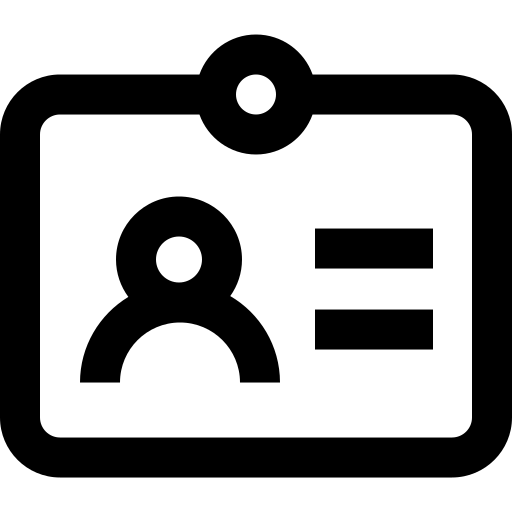
#> input picture IMG/carnet-ico.png, 512 x 512 px
$ python -i ajusta_foto_user.py   (imports and definitions only)
#> lines starting #> are read from the running program, lines starting #| are printed output that depends on the picture
from PIL import Image


def ajustar_foto_user(foto_path):
#> called with foto_path = '../../IMG/carnet-ico.png'
    if foto_path:
        try:
            foto = Image.open(foto_path)
#> foto is the input picture: PIL image 512x512 RGBA; mean R, G, B, A 0, 0, 0, 94.2
            foto = foto.convert("RGBA")  # Asegurar canal alfa para manejar transparencias

            # Dimensiones deseadas para el carnet
            ancho_deseado, alto_deseado = 200, 240

            # Obtener dimensiones originales de la imagen
            ancho_original, alto_original = foto.size
#> ancho_original = 512; alto_original = 512

            # Calcular proporciones para mantener la relación de aspecto
            proporción_ancho = ancho_deseado / ancho_original
#> proporción_ancho = 0.391
            proporción_alto = alto_deseado / alto_original
#> proporción_alto = 0.469

            # Escalar la imagen para cubrir completamente el espacio
            if proporción_ancho > proporción_alto:
                nuevo_ancho = ancho_deseado
                nuevo_alto = int(alto_original * proporción_ancho)
            else:
                nuevo_ancho = int(ancho_original * proporción_alto)
#> nuevo_ancho = 240
                nuevo_alto = alto_deseado

            # Redimensionar la imagen
            foto_redimensionada = foto.resize((nuevo_ancho, nuevo_alto), Image.LANCZOS)
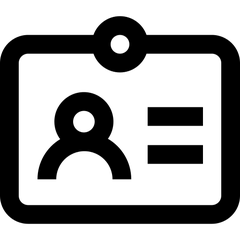
#> foto_redimensionada: PIL image 240x240 RGBA; mean R, G, B, A 0, 0, 0, 94.1; transparent parts drawn white

            # Calcular las coordenadas para recortar el centro
            left = (nuevo_ancho - ancho_deseado) // 2
#> left = 20
            top = (nuevo_alto - alto_deseado) // 2
            right = left + ancho_deseado
#> right = 220
            bottom = top + alto_deseado

            # Recortar la imagen al tamaño deseado
            foto_final = foto_redimensionada.crop((left, top, right, bottom))
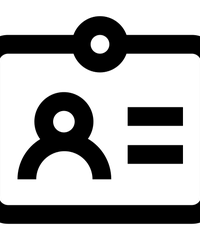
#> foto_final: PIL image 200x240 RGBA; mean R, G, B, A 0, 0, 0, 78.2; transparent parts drawn white
            return foto_final

        except FileNotFoundError:
            print("Advertencia: No se encontró el archivo de la foto.")
            return None

>>> result = ajustar_foto_user('../../IMG/carnet-ico.png')

$ run again, on IMG/fondo.png
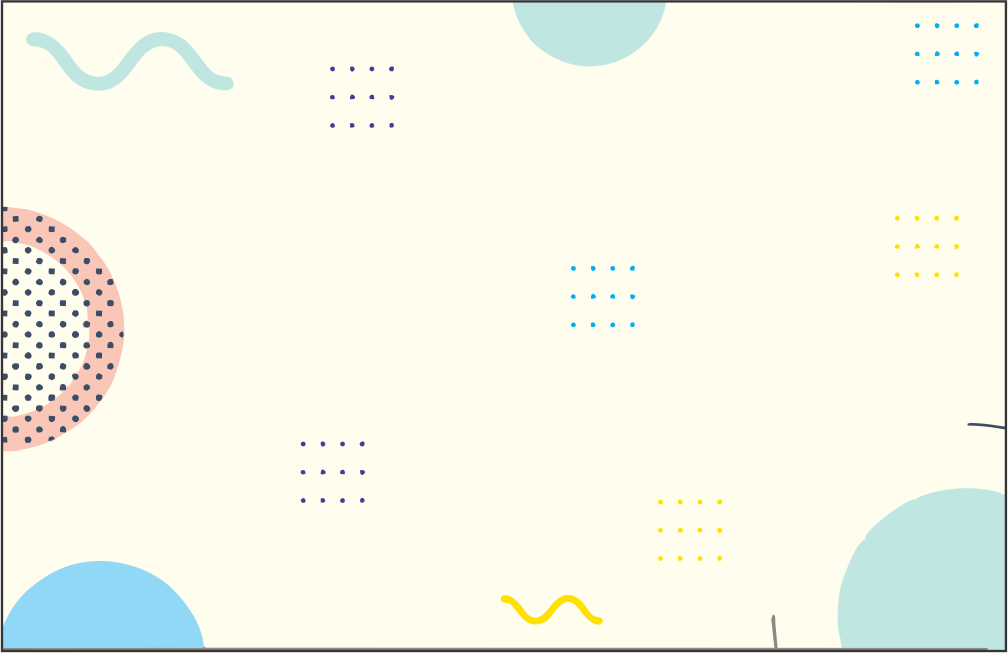
#> input picture IMG/fondo.png, 1008 x 653 px
#> in ajustar_foto_user, foto is the input picture: PIL image 1008x653 RGBA; mean R, G, B, A 244.7, 245.7, 232.4, 254.2
#> in ajustar_foto_user, `foto_final = foto_redimensionada.crop((left, top, right, bottom))`:
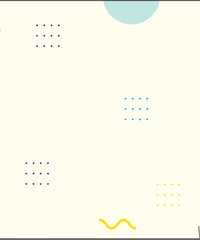
#> foto_final: PIL image 200x240 RGBA; mean R, G, B, A 251.1, 250, 234.9, 254.6; transparent parts drawn white

$ run again, on IMG/ico-config.png
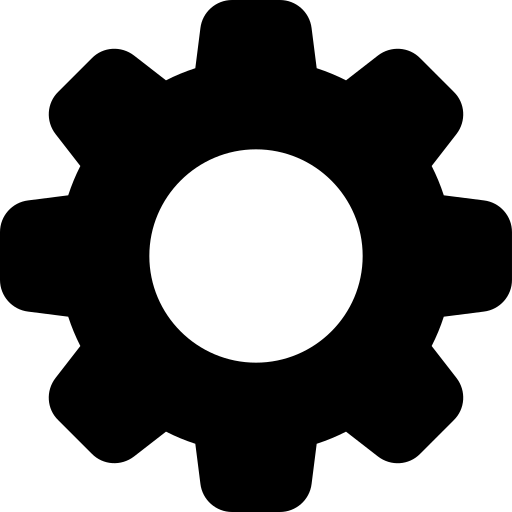
#> input picture IMG/ico-config.png, 512 x 512 px
#> in ajustar_foto_user, foto is the input picture: PIL image 512x512 RGBA; mean R, G, B, A 0, 0, 0, 135.5
#> in ajustar_foto_user, `foto_final = foto_redimensionada.crop((left, top, right, bottom))`:
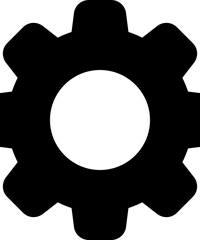
#> foto_final: PIL image 200x240 RGBA; mean R, G, B, A 0, 0, 0, 152.4; transparent parts drawn white

$ run again, on IMG/img-ico.png
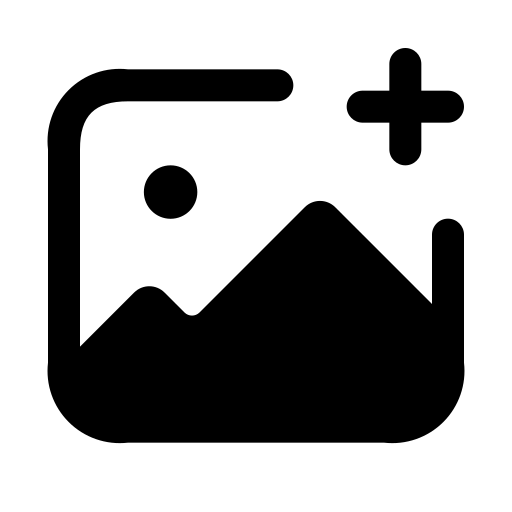
#> input picture IMG/img-ico.png, 512 x 512 px
#> in ajustar_foto_user, foto is the input picture: PIL image 512x512 RGBA; mean R, G, B, A 0, 0, 0, 89.4
#> in ajustar_foto_user, `foto_final = foto_redimensionada.crop((left, top, right, bottom))`:
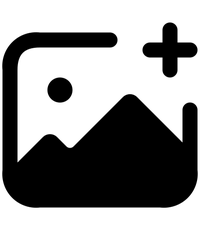
#> foto_final: PIL image 200x240 RGBA; mean R, G, B, A 0, 0, 0, 107.3; transparent parts drawn white
